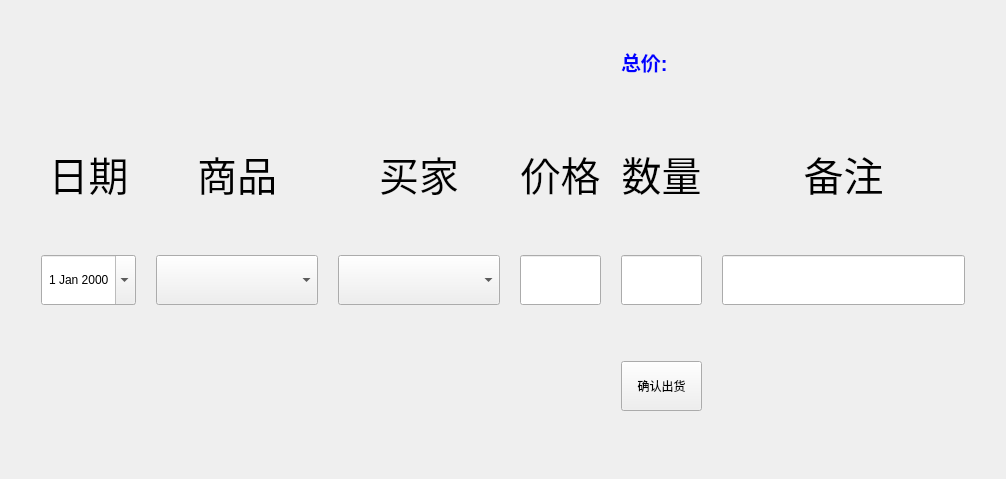
<?xml version="1.0" encoding="UTF-8"?>
<ui version="4.0">
 <class>Form</class>
 <widget class="QWidget" name="Form">
  <property name="geometry">
   <rect>
    <x>0</x>
    <y>0</y>
    <width>1006</width>
    <height>479</height>
   </rect>
  </property>
  <property name="windowTitle">
   <string>Form</string>
  </property>
  <layout class="QGridLayout" name="gridLayout">
   <item row="0" column="0">
    <layout class="QGridLayout" name="gridLayout_2" rowstretch="1,2,3,2" columnstretch="1,4,4,2,2,6">
     <property name="sizeConstraint">
      <enum>QLayout::SetDefaultConstraint</enum>
     </property>
     <property name="leftMargin">
      <number>30</number>
     </property>
     <property name="topMargin">
      <number>20</number>
     </property>
     <property name="rightMargin">
      <number>30</number>
     </property>
     <property name="bottomMargin">
      <number>20</number>
     </property>
     <property name="spacing">
      <number>20</number>
     </property>
     <item row="1" column="0">
      <widget class="QLabel" name="label_6">
       <property name="font">
        <font>
         <pointsize>30</pointsize>
        </font>
       </property>
       <property name="text">
        <string>日期</string>
       </property>
       <property name="alignment">
        <set>Qt::AlignCenter</set>
       </property>
      </widget>
     </item>
     <item row="0" column="0">
      <spacer name="verticalSpacer_2">
       <property name="orientation">
        <enum>Qt::Vertical</enum>
       </property>
       <property name="sizeHint" stdset="0">
        <size>
         <width>20</width>
         <height>40</height>
        </size>
       </property>
      </spacer>
     </item>
     <item row="2" column="2">
      <widget class="ExtendedComboBox" name="comboBoxOutputBuyer">
       <property name="minimumSize">
        <size>
         <width>0</width>
         <height>50</height>
        </size>
       </property>
      </widget>
     </item>
     <item row="1" column="2">
      <widget class="QLabel" name="label_8">
       <property name="font">
        <font>
         <pointsize>30</pointsize>
        </font>
       </property>
       <property name="text">
        <string>买家</string>
       </property>
       <property name="alignment">
        <set>Qt::AlignCenter</set>
       </property>
      </widget>
     </item>
     <item row="3" column="0">
      <spacer name="verticalSpacer_4">
       <property name="orientation">
        <enum>Qt::Vertical</enum>
       </property>
       <property name="sizeHint" stdset="0">
        <size>
         <width>20</width>
         <height>40</height>
        </size>
       </property>
      </spacer>
     </item>
     <item row="2" column="1">
      <widget class="ExtendedComboBox" name="comboBoxOutputGoods">
       <property name="minimumSize">
        <size>
         <width>0</width>
         <height>50</height>
        </size>
       </property>
      </widget>
     </item>
     <item row="1" column="1">
      <widget class="QLabel" name="label_7">
       <property name="font">
        <font>
         <pointsize>30</pointsize>
        </font>
       </property>
       <property name="text">
        <string>商品</string>
       </property>
       <property name="alignment">
        <set>Qt::AlignCenter</set>
       </property>
      </widget>
     </item>
     <item row="1" column="5">
      <widget class="QLabel" name="label_11">
       <property name="font">
        <font>
         <pointsize>30</pointsize>
        </font>
       </property>
       <property name="text">
        <string>备注</string>
       </property>
       <property name="alignment">
        <set>Qt::AlignCenter</set>
       </property>
      </widget>
     </item>
     <item row="2" column="5">
      <widget class="QLineEdit" name="lineEditOutputRemark">
       <property name="minimumSize">
        <size>
         <width>0</width>
         <height>50</height>
        </size>
       </property>
      </widget>
     </item>
     <item row="2" column="0">
      <widget class="CCustomDateEdit" name="dateEditOutput">
       <property name="minimumSize">
        <size>
         <width>0</width>
         <height>50</height>
        </size>
       </property>
       <property name="alignment">
        <set>Qt::AlignCenter</set>
       </property>
       <property name="calendarPopup">
        <bool>true</bool>
       </property>
      </widget>
     </item>
     <item row="3" column="4">
      <widget class="QPushButton" name="pushButtonOutput">
       <property name="minimumSize">
        <size>
         <width>0</width>
         <height>50</height>
        </size>
       </property>
       <property name="text">
        <string>确认出货</string>
       </property>
      </widget>
     </item>
     <item row="1" column="4">
      <widget class="QLabel" name="label_9">
       <property name="font">
        <font>
         <pointsize>30</pointsize>
        </font>
       </property>
       <property name="text">
        <string>数量</string>
       </property>
       <property name="alignment">
        <set>Qt::AlignCenter</set>
       </property>
      </widget>
     </item>
     <item row="2" column="4">
      <widget class="QLineEdit" name="lineEditOutputNum">
       <property name="minimumSize">
        <size>
         <width>0</width>
         <height>50</height>
        </size>
       </property>
       <property name="alignment">
        <set>Qt::AlignCenter</set>
       </property>
      </widget>
     </item>
     <item row="1" column="3">
      <widget class="QLabel" name="label_10">
       <property name="font">
        <font>
         <pointsize>30</pointsize>
        </font>
       </property>
       <property name="text">
        <string>价格</string>
       </property>
       <property name="alignment">
        <set>Qt::AlignCenter</set>
       </property>
      </widget>
     </item>
     <item row="2" column="3">
      <widget class="QLineEdit" name="lineEditOutputPrice">
       <property name="minimumSize">
        <size>
         <width>0</width>
         <height>50</height>
        </size>
       </property>
       <property name="alignment">
        <set>Qt::AlignCenter</set>
       </property>
      </widget>
     </item>
     <item row="0" column="4">
      <widget class="QLabel" name="labelAmount">
       <property name="font">
        <font>
         <pointsize>15</pointsize>
         <weight>75</weight>
         <bold>true</bold>
        </font>
       </property>
       <property name="styleSheet">
        <string notr="true">color:rgb(0, 0, 255)</string>
       </property>
       <property name="text">
        <string>总价:</string>
       </property>
      </widget>
     </item>
    </layout>
   </item>
  </layout>
 </widget>
 <customwidgets>
  <customwidget>
   <class>CCustomDateEdit</class>
   <extends>QDateEdit</extends>
   <header location="global">lib.pubui</header>
  </customwidget>
  <customwidget>
   <class>ExtendedComboBox</class>
   <extends>QComboBox</extends>
   <header location="global">lib.pubui</header>
  </customwidget>
 </customwidgets>
 <tabstops>
  <tabstop>dateEditOutput</tabstop>
  <tabstop>comboBoxOutputGoods</tabstop>
  <tabstop>comboBoxOutputBuyer</tabstop>
  <tabstop>lineEditOutputPrice</tabstop>
  <tabstop>lineEditOutputNum</tabstop>
  <tabstop>lineEditOutputRemark</tabstop>
  <tabstop>pushButtonOutput</tabstop>
 </tabstops>
 <resources/>
 <connections/>
</ui>
